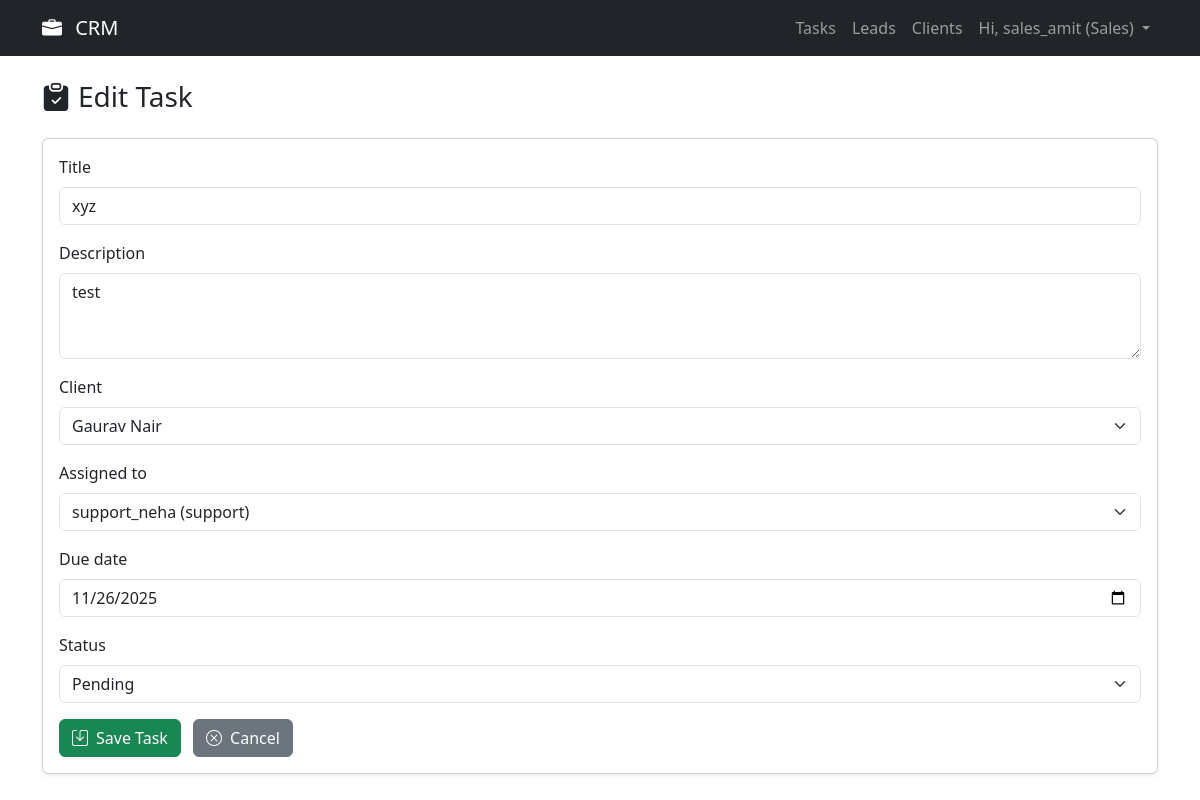
The page /tasks/edit/50/ (signed in) on the database its author committed.
### crm/models.py (models this page shows, shortened)
class User(models.Model):
    ROLE_CHOICES = [
        ('admin', 'Admin'),
        ('sales', 'Salesperson'),
        ('support', 'Support Staff'),
    ]
    username = models.CharField(max_length=100, unique=True)
    password = models.CharField(max_length=100)  # plaintext for now
    email = models.EmailField(null=True, blank=True)  # Make it optional for now
    role = models.CharField(max_length=20, choices=ROLE_CHOICES)
    def __str__(self):
        return f"{self.username} ({self.role})"

class Task(models.Model):
    STATUS_CHOICES = [('pending', 'Pending'), ('in_progress', 'In Progress'), ('completed', 'Completed')]
    title = models.CharField(max_length=200)
    description = models.TextField()
    due_date = models.DateField()
    status = models.CharField(choices=STATUS_CHOICES, default='pending', max_length=20)
    created_at = models.DateTimeField(auto_now_add=True)
    assigned_to = models.ForeignKey(User, on_delete=models.CASCADE, related_name='assigned_tasks')
    assigned_by = models.ForeignKey(User, null=True, on_delete=models.SET_NULL, related_name='created_tasks')
    client = models.ForeignKey(Client, on_delete=models.CASCADE)

### crm/views.py (the view)
# urls.py: path('tasks/edit/<int:task_id>/', views.edit_task, name='edit_task'),
def edit_task(request, task_id):
    if 'user_id' not in request.session or request.session['role'] not in ['admin', 'sales']:
        messages.error(request, "You don't have permission to edit tasks.")
        return redirect('task_list')
    task = get_object_or_404(Task, id=task_id)
    if request.method == 'POST':
        form = TaskForm(request.POST, instance=task)
        if form.is_valid():
            form.save()
            messages.success(request, "Task updated successfully.")
            return redirect('task_list')
    else:
        form = TaskForm(instance=task)
    return render(request, 'crm/task_form.html', {'form': form, 'title': 'Edit Task'})

### crm/forms.py
class TaskForm(forms.ModelForm):
    class Meta:
        model = Task
        fields = ['title', 'description', 'client', 'assigned_to', 'due_date', 'status']
        widgets = {
            'title': forms.TextInput(attrs={'class': 'form-control'}),
            'description': forms.Textarea(attrs={'class': 'form-control', 'rows': 3}),
            'client': forms.Select(attrs={'class': 'form-select'}),
            'assigned_to': forms.Select(attrs={'class': 'form-select'}),
            'due_date': forms.DateInput(attrs={'class': 'form-control', 'type': 'date'}), # Use type='date' for date picker
            'status': forms.Select(attrs={'class': 'form-select'}),
        }

### crm/models.py (called while the page is built)
    def __str__(self):
        return self.name

### crm/templates/crm/task_form.html (shortened to what this page needs)
    {% extends 'crm/base.html' %}
    {% block content %}
    <h3 class="mb-4"><i class="bi bi-clipboard-check-fill me-2"></i>{{ title }}</h3>
    <div class="card shadow-sm">
        <div class="card-body">
            <form method="POST">
                {% for field in form %}
                    <div class="mb-3">
                        <label for="{{ field.id_for_label }}" class="form-label">{{ field.label }}</label>
                        {{ field }}
                    </div>
                {% endfor %}
                <button type="submit" class="btn btn-success me-2"><i class="bi bi-save me-2"></i>Save Task</button>
                <a href="{% url 'task_list' %}" class="btn btn-secondary"><i class="bi bi-x-circle me-2"></i>Cancel</a>
            </form>
        </div>
    </div>
    {% endblock %}

### crm/templates/crm/base.html (shortened to what this page needs)
<!DOCTYPE html>
<html lang="en">
<head>
    <link href="https://cdn.jsdelivr.net/npm/bootstrap@5.3.3/dist/css/bootstrap.min.css" rel="stylesheet">
    <link href="https://cdn.jsdelivr.net/npm/bootstrap-icons@1.11.3/font/bootstrap-icons.min.css" rel="stylesheet">
    <link rel="stylesheet" href="https://cdnjs.cloudflare.com/ajax/libs/font-awesome/5.15.4/css/all.min.css">
</head>
<body>
    <nav class="navbar navbar-expand-lg navbar-dark bg-dark mb-4">
      <div class="container">
        <a class="navbar-brand" href="{% url 'home' %}">
            <i class="bi bi-briefcase-fill me-2"></i> CRM
        </a>
        <div class="collapse navbar-collapse" id="navbarNav">
            <ul class="navbar-nav ms-auto">
            {% if request.session.user_id %}
            <li class="nav-item">
                <a class="nav-link {% if request.resolver_match.url_name == 'task_list' %}active{% endif %}" href="{% url 'task_list' %}">Tasks</a>
            </li>
            {% if request.session.role in 'admin sales' %}
            <li class="nav-item">
                <a class="nav-link {% if request.resolver_match.url_name == 'lead_list' %}active{% endif %}" href="{% url 'lead_list' %}">Leads</a>
            </li>
            {% endif %}
            {% if request.session.role in 'admin sales support' %}
            <li class="nav-item">
                <a class="nav-link {% if request.resolver_match.url_name == 'client_list' %}active{% endif %}" href="{% url 'client_list' %}">Clients</a>
            </li>
            {% endif %}
            <li class="nav-item dropdown">
                <a class="nav-link dropdown-toggle" href="#" id="navbarDropdown" role="button" data-bs-toggle="dropdown" aria-expanded="false">
                    Hi, {{ request.session.username }} ({{ request.session.role|title }})
                </a>
            </li>
            {% else %}
            <li class="nav-item">
                <a class="nav-link {% if request.resolver_match.url_name == 'login' %}active{% endif %}" href="{% url 'login' %}">Login</a>
            </li>
            {% endif %}
            </ul>
        </div>
      </div>
    </nav>
    <div class="container">
        {% block content %}{% endblock %}
    </div>
</body>
</html>

### rows shown on the page
User: session.username "sales_amit"
Task: form "xyz" "test" "Gaurav Nair" "support_neha (support)" "11/26/2025" "Pending"

### other values the page prints
{{ request.session.role|title }} "Sales"
{{ title }} "Edit Task"
{{ field.label }} "Title" "Description" "Client" "Assigned to" "Due date" "Status"
